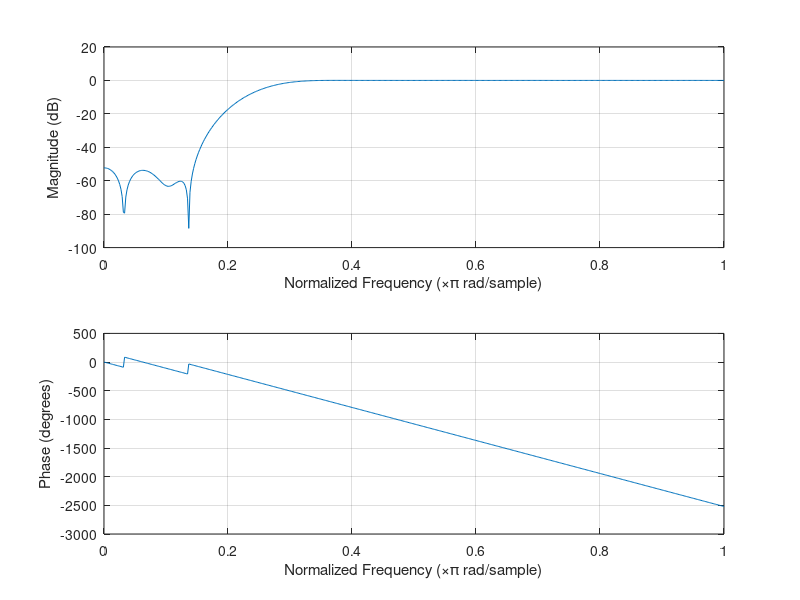

Reproduce this figure in MATLAB.
% File Name : filter_lpf_3khz
% Author    : Moh. Tamamul Firdaus
% Date      : 21 April 2020

clear all;
n = 32; %orde filter
fs = 40000; %frekuensi sampling
fc = 5000; %frekuensi cut-off
Wn = fc/(fs/2);
b = fir1(n,Wn,'high'); %perhitungan koefisien filter dengan FIR
freqz(b); %plot Magnitude dan Phase
